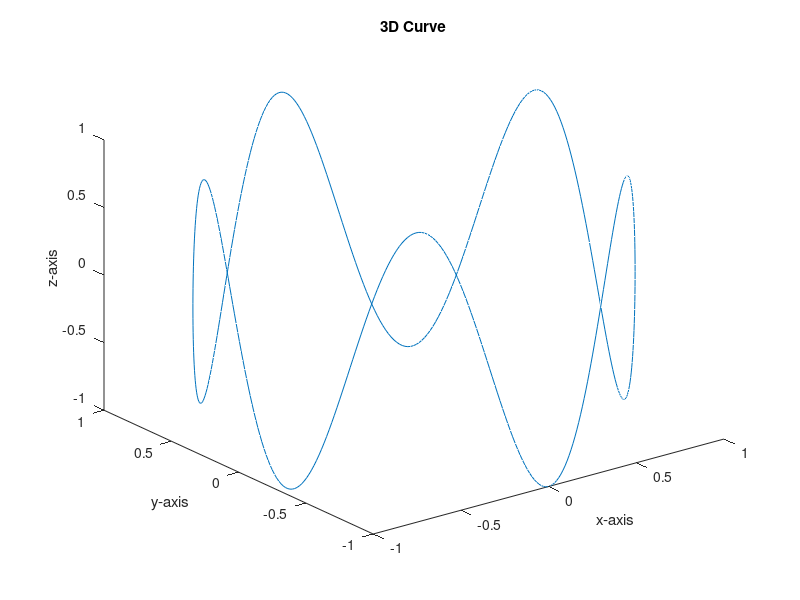

MATLAB code to generate this figure:
t = linspace(0,2*pi,500);
x = cos(t);
y = sin(t);
z = sin(5*t);
comet3(x,y,z);
plot3(x,y,z);
xlabel('x-axis');
ylabel('y-axis');
zlabel('z-axis');
title('3D Curve')